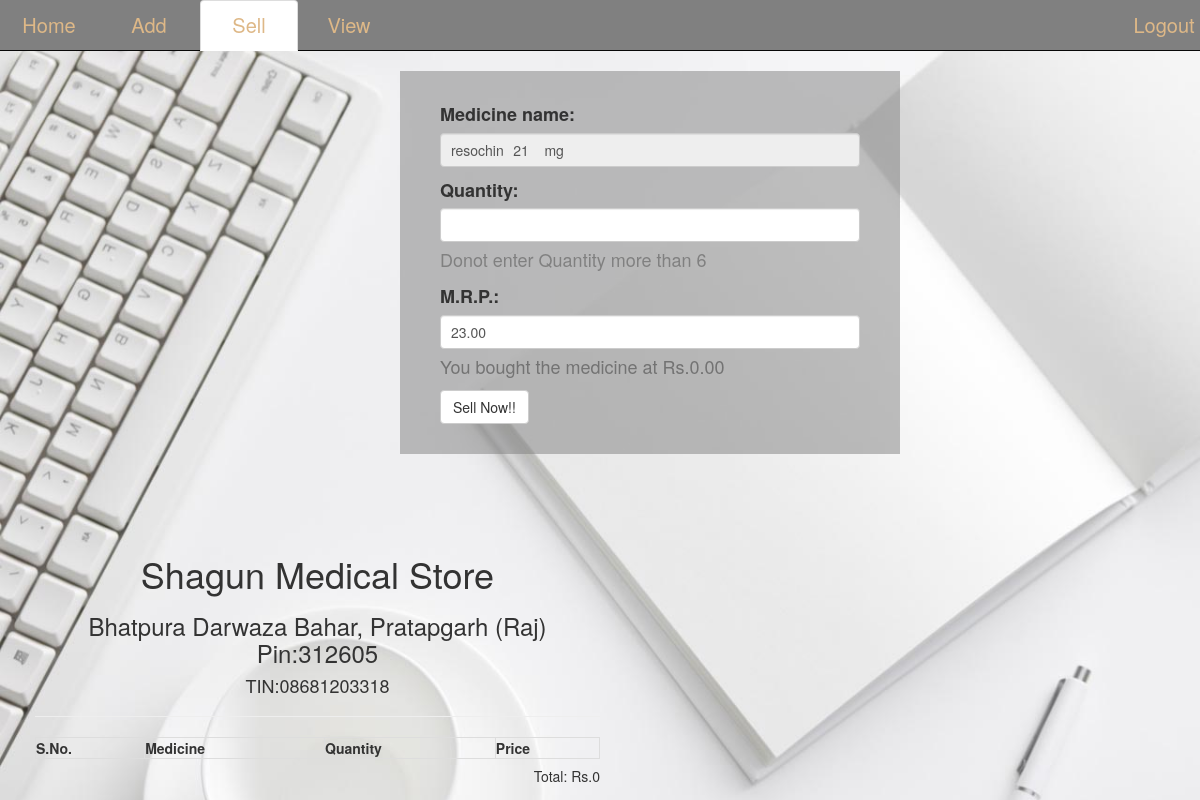
/sold.php?selid=24 (signed in), run on the app's committed database.
### tables this page shows
CREATE TABLE IF NOT EXISTS `add_item` (
  `icode` int(255) NOT NULL AUTO_INCREMENT,
  `packe` varchar(255) NOT NULL,
  `mfr` varchar(255) NOT NULL,
  `name` varchar(100) NOT NULL,
  `batch` varchar(255) NOT NULL,
  `date` date DEFAULT NULL,
  `edate` date NOT NULL,
  `quantity` int(255) NOT NULL,
  `price` double(255,2) NOT NULL,
  `rate` double(255,2) NOT NULL,
  PRIMARY KEY (`icode`)
);

### control.php (called while the page is built, shortened)
<?php
include "model.php";
$obj_model = new model;
$med= $obj_model->viewm($con,'med');
 $viewdata = $obj_model->view($con,'add_item');
$viewdatasold = $obj_model->view($con,'sold_item');
$tviewdata = $obj_model->view($con,'total_item');
if(isset($_GET['selid']))
   {
        $selid=$_GET['selid'];
    $where = array('icode'=>$selid);
     $sold=$obj_model->searchs($con,'add_item',$where);
}
?>

### model.php (called while the page is built, shortened)
<?php
class model{
     function view($con,$table){
    $qry="select * from $table ";
        $ex=$con->query($qry);
        while($rs=$ex->fetch_object()){
            if($rs->quantity >0){
            $res[]=$rs;
            }
        }
        return @$res;
    }
     function viewm($con,$table){
    $qry="select * from $table ";
        $ex=$con->query($qry);
        while($rs=$ex->fetch_object()){
            $res[]=$rs;
        }
        return @$res;
    }
     function searchs($con,$table,$where)
    {   $key=implode(",",array_keys($where));
     $value=implode(",",array_values($where));
     $d='edate';
        $qry="select * from $table where $key='$value' ORDER BY $d";
     $ex=$con->query($qry);
     while($r=$ex->fetch_object() ){
           $res[]=$r;
        }
       return @$res;
    }
}
?>

### sold.php (the view, shortened to what this page needs)
<?php  include "control.php";
?>
<!DOCTYPE html>
<html lang="en">
<head>
      <link rel="stylesheet" href="css/font-awesome.min.css">
      <link rel="stylesheet" href="css/bootstrap.min.css">
      <link rel="stylesheet" href="css/custom.css">
      <link rel="stylesheet" href="http://maxcdn.bootstrapcdn.com/bootstrap/3.3.5/css/bootstrap.min.css">
</head>
<body>
    <div class="container-fluid">
        <div class="no-print">
         <div class="row " id="header" >
          <div class="col-sm-12">
               <ul class="nav nav-tabs nav navbar-inverse navbar-fixed-top" style="background:grey;">
       <li><a href="index1.php">Home</a></li>
       <li ><a href="add.php">Add</a></li>
       <li class="active"><a href="sell.php">Sell</a></li>
       <li><a href="view.php">View</a></li>
       <li class="nav navbar-right"><a href="logout.php" id="log">Logout</a></li>
   </ul>
          </div>
      </div>
        <div class="row " >
           <div class="col-sm-5 col-sm-offset-4 no-print" id="form" style="margin-top:70px;" >
            <?php foreach(@$sold as $u)
            {
        ?>
             <form action="" method="post" class="" id="myform">
                 <div class="form-group ">
                    <label for="" class="control-label ">Medicine name:</label>
                     <input type="text" class=" form-control " name="nam" value="<?php echo $u->name; ?>" readonly>
                 </div>
                 <div class="form-group">
                    <label for="" class="control-label">Quantity:</label>
                     <input type="text"  class=" form-control" name="qnty">
                     <div class="help-block" style="color:grey;" data->Donot enter Quantity more than <?php echo $u->quantity; ?></div>
                 </div>
                 <div class="form-group">
                    <label for="" class="control-label">M.R.P.:</label>
                     <input type="text" class=" form-control" name="pr" required value="<?php echo $u->price;  ?>">
                     <div class="help-block">You bought the medicine at Rs.<?php echo $u->rate; ?></div>
                 </div>
                 <div class="form-group">
                     <button type="submit" class="btn btn-default" name="sold"   data-toggle="modal" data-target="#myModal">Sell Now!!</button>
                 </div>
            </form>
             <?php
            }
               ?>
           </div>
  </div>
</div>
            <div class="col-sm-6" style="min-height:150px;padding:10px;margin-top:70px;margin-left:10px;" id="receipt">
                 <center>
       <h1>  Shagun Medical Store</h1>
       <h3>Bhatpura Darwaza Bahar, Pratapgarh (Raj) Pin:312605</h3>
       <h4>TIN:08681203318</h4>
       <hr>
       <table width="100%" class="table-bordered">
          <th>S.No.</th>
           <th>Medicine</th>
           <th>Quantity</th>
           <th>Price</th>
           <?php
         $total=0;
                ?>
       </table>
       <h5 style="float:right;"><?php echo "Total: Rs.", $total; ?></h5>
   </center>
            </div>
        </div>
</body>
</html>

### css/custom.css (style rules this page uses)
body { background: url('../img/contactus-background.jpg')no-repeat; background-size: cover; font-family:monospace; }
h1 { text-align: center; color: dimgray; margin: 60px; }
#header { background: dimgray; font-size: 20px; }
#header ul li { width: 100px; text-align: center; }
#header .col-sm-12 ul li a { text-decoration: none; color: burlywood; }
#form { background: rgba(128,128,128,0.5); min-height: 200px; margin-top: 30px; padding: 20px; font-size: 18px; }
#form .form-group { margin: 10px; padding: 0px 10px; }
#form .form-control { padding: 0px 10px; }

### data on the page
add_item: nam "resochin 21 mg", quantity "6", pr "23.00", rate "0.00"

### other printed values
$total "0"
